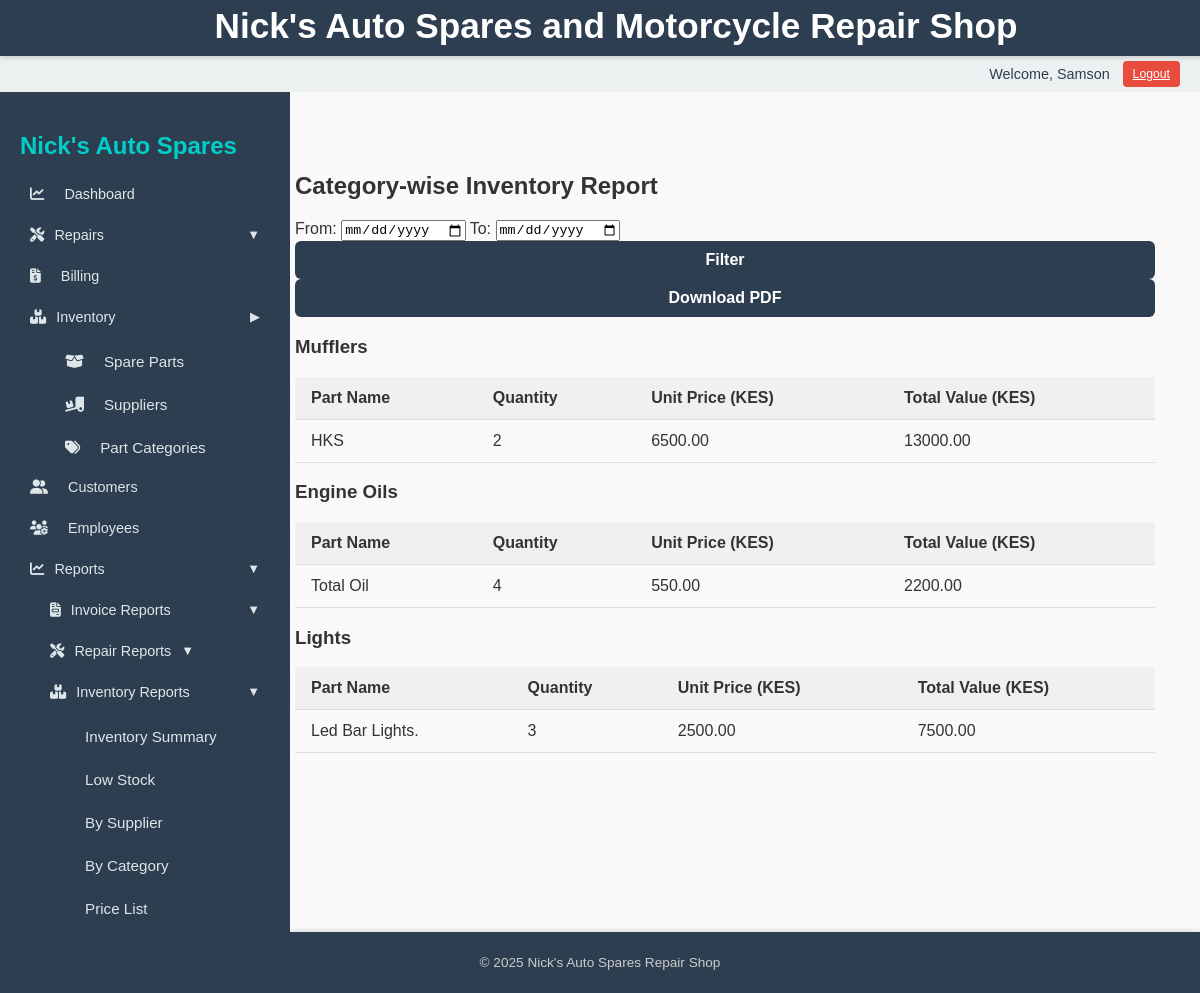
The page /reports/inventory/category-inventory/ (signed in) on the database its author committed.
### inventory/models.py (models this page shows, shortened)
class SparePart(models.Model):
    name = models.CharField(max_length=100)
    part_number = models.CharField(max_length=50, blank=True, null=True)
    category = models.ForeignKey(PartCategory, on_delete=models.SET_NULL, null=True, blank=True)
    quantity = models.PositiveIntegerField()
    price = models.DecimalField(max_digits=10, decimal_places=2)
    supplier = models.ForeignKey('Supplier', on_delete=models.SET_NULL, null=True, blank=True)
    date_added = models.DateTimeField(auto_now_add=True)

class PartCategory(models.Model):
    name = models.CharField(max_length=50, unique=True)

### reports/views.py (the view)
# urls.py: path("inventory/category-inventory/", views.category_inventory_report, name="category_inventory_report"),
@login_required
def category_inventory_report(request):
    from_date, to_date = parse_date_range(request)
    parts = SparePart.objects.select_related("category").all()
    if from_date:
        parts = parts.filter(date_added__date__gte=from_date)
    if to_date:
        parts = parts.filter(date_added__date__lte=to_date)
    category_parts = defaultdict(list)
    for part in parts:
        part.total_value = part.quantity * part.price
        cat_name = part.category.name if part.category else "Uncategorized"
        category_parts[cat_name].append(part)
    context = {
        "category_parts": dict(category_parts),
        "from_date": from_date,
        "to_date": to_date
    }
    if request.GET.get("format") == "pdf":
        return render_pdf_view(
            "reports/inventory_reports/category_inventory_report_pdf.html",
            context,
            "category-inventory.pdf"
        )
    return render(request, "reports/inventory_reports/category_inventory_report.html", context)

### reports/utils.py (called while the page is built)
def parse_date_range(request):
    from_date = request.GET.get("from")
    to_date = request.GET.get("to")
    try:
        from_date = datetime.datetime.strptime(from_date, "%Y-%m-%d").date() if from_date else None
        to_date = datetime.datetime.strptime(to_date, "%Y-%m-%d").date() if to_date else None
    except ValueError:
        from_date = to_date = None
    return from_date, to_date

### templates/reports/inventory_reports/category_inventory_report.html
{% extends "base_dashboard.html" %}
{% block content %}
<h2>Category-wise Inventory Report</h2>
<form method="get">
    <label>From: <input type="date" name="from" value="{{ from_date }}"></label>
    <label>To: <input type="date" name="to" value="{{ to_date }}"></label>
    <button type="submit" class="btn">Filter</button>
    {% if category_parts %}
    <button type="submit" name="format" value="pdf" class="btn">Download PDF</button>
    {% endif %}
</form>
{% if category_parts %}
{% for category, parts in category_parts.items %}
    <h3>{{ category|default:"Uncategorized" }}</h3>
    <table class="styled-table">
        <thead>
            <tr>
                <th>Part Name</th>
                <th>Quantity</th>
                <th>Unit Price (KES)</th>
                <th>Total Value (KES)</th>
            </tr>
        </thead>
        <tbody>
            {% for part in parts %}
            <tr>
                <td>{{ part.name }}</td>
                <td>{{ part.quantity }}</td>
                <td>{{ part.price|floatformat:2 }}</td>
                <td>{{ part.total_value|floatformat:2 }}</td>
            </tr>
            {% endfor %}
        </tbody>
    </table>
{% endfor %}
{% else %}
<p>No inventory data found for the selected date range.</p>
{% endif %}
{% endblock %}

### templates/base_dashboard.html (shortened to what this page needs)
{% load static %}
<!DOCTYPE html>
<html lang="en">
<head>
    <link rel="stylesheet" href="{% static 'css/styles.css' %}">
    <link rel="stylesheet" href="https://cdnjs.cloudflare.com/ajax/libs/font-awesome/6.5.0/css/all.min.css" />
    <link rel="stylesheet" href="https://cdnjs.cloudflare.com/ajax/libs/font-awesome/6.5.0/css/all.min.css">
</head>
<body>
    <header>
        <h1>Nick's Auto Spares and Motorcycle Repair Shop</h1>
    </header>
    <nav class="user-nav">
        {% if user.is_authenticated %}
            <span class="username">Welcome, {{ user.username }}</span>
            <form method="post" action="{% url 'logout' %}">
                <button type="submit" class="logout-button">Logout</button>
            </form>
        {% else %}
            <a href="{% url 'login' %}" class="button">Login</a>
        {% endif %}
    </nav>
    <div class="layout-container">
        <aside class="sidebar" id="sidebar">
            <h2>Nick's Auto Spares</h2>
            <a href="{% url 'reports_overview' %}" class="{% if request.path == '/reports/overview/' %}active{% endif %}">
                <i class="fas fa-chart-line"></i> Dashboard
            </a>
            <button class="toggle {% if 'repairs' in request.path or 'motorcycles' in request.path or 'motorcyclemodels' in request.path %}active{% endif %}" onclick="toggleMenu('repairsSubmenu', this)">
                <i class="fas fa-tools"></i> Repairs
                <span class="chevron" style="margin-left:auto;">&#9660;</span>
            </button>
            <a href="{% url 'invoice_list' %}" class="{% if 'billing' in request.path %}active{% endif %}">
                <i class="fas fa-file-invoice-dollar"></i> Billing
            </a>
            <button class="toggle {% if 'inventory' in request.path or 'suppliers' in request.path or 'partcategory' in request.path %}active{% endif %}" onclick="toggleMenu('inventorySubmenu', this)">
                <i class="fas fa-boxes"></i> Inventory
                <span class="chevron" style="margin-left:auto;">&#9654;</span>
            </button>
            <div id="inventorySubmenu" class="submenu {% if 'inventory' in request.path or 'suppliers' in request.path or 'partcategory' in request.path %}show{% endif %}">
                <a href="{% url 'sparepart_list' %}" class="{% if request.path == '/inventory/' %}active{% endif %}">
                    <i class="fas fa-box-open"></i> Spare Parts
                </a>
                <a href="{% url 'supplier_list' %}" class="{% if request.path == '/inventory/suppliers/' %}active{% endif %}">
                    <i class="fas fa-truck-loading"></i> Suppliers
                </a>
                <a href="{% url 'partcategory_list' %}" class="{% if request.path == '/inventory/partcategory/' %}active{% endif %}">
                    <i class="fas fa-tags"></i> Part Categories
                </a>
            </div>
            <a href="{% url 'customer_list' %}" class="{% if 'customers' in request.path %}active{% endif %}">
                <i class="fas fa-user-friends"></i> Customers
            </a>
            <a href="{% url 'employee_list' %}" class="{% if 'employees' in request.path %}active{% endif %}">
                <i class="fas fa-users-cog"></i> Employees
            </a>
            <button class="toggle {% if '/reports/' in request.path %}active{% endif %}" onclick="toggleMenu('reportsSubmenu', this)">
                <i class="fas fa-chart-line"></i> Reports
                <span class="chevron" style="margin-left:auto;">&#9660;</span>
            </button>
            <div id="reportsSubmenu" class="submenu {% if '/reports/' in request.path %}show{% endif %}">
                <button class="toggle {% if '/reports/invoices/' in request.path %}active{% endif %}" onclick="toggleMenu('invoiceReportsSubmenu', this)">
                    <i class="fas fa-file-invoice"></i> Invoice Reports
                    <span class="chevron" style="margin-left:auto;">&#9660;</span>
                </button>
                <button class="toggle {% if '/reports/repairs/' in request.path %}active{% endif %}" onclick="toggleMenu('repairReportsSubmenu', this)">
                    <i class="fas fa-tools"></i> Repair Reports
                    <span class="chevron">&#9660;</span>
                </button>
                <button class="toggle {% if '/reports/inventory/' in request.path %}active{% endif %}" onclick="toggleMenu('inventoryReportsSubmenu', this)">
                    <i class="fas fa-boxes-stacked"></i> Inventory Reports
                    <span class="chevron" style="margin-left:auto;">&#9660;</span>
                </button>
                <div id="inventoryReportsSubmenu" class="submenu {% if '/reports/inventory/' in request.path %}show{% endif %}">
                    <a href="{% url 'inventory_summary_report' %}">Inventory Summary</a>
                    <a href="{% url 'low_stock_report' %}">Low Stock</a>
                    <a href="{% url 'supplier_inventory_report' %}">By Supplier</a>
                    <a href="{% url 'category_inventory_report' %}">By Category</a>
                    <a href="{% url 'price_list_report' %}">Price List</a>
                </div>
            </div>
        </aside>
    <main class="main-content">
        <div class="content-wrapper">
            {% block content %}
            {% endblock %}
        </div>
    </main>
    </div>
    <footer>
        <p>&copy; 2025 Nick's Auto Spares Repair Shop</p>
    </footer>
</body>
</html>

### static/css/styles.css (style rules this page uses)
body { font-family: Arial, sans-serif; background-color: #f9f9f9; color: #333; margin: 0; padding: 0; }
h1 { text-align: center; margin-top: 20px; }
button.btn { width: 100%; padding: 10px; background-color: #2c3e50; color: white; font-weight: bold; border: none; border-radius: 6px; cursor: pointer; font-size: 16px; }
header { background-color: #2c3e50; color: white; padding: 1rem; text-align: center; }
nav.user-nav { background-color: #ecf0f1; padding: 10px 20px; text-align: right; }
main { padding: 20px; }
footer { background-color: #2c3e50; color: white; text-align: center; padding: 10px; margin-top: 40px; }
.button, .logout-button, input[type="submit"], button { background-color: #2c3e50; color: white; border: none; padding: 6px 12px; text-decoration: none; border-radius: 4px; cursor: pointer; font-size: 0.9rem; }
.logout-button { background: none; color: blue; border: none; padding: 0; text-decoration: underline; font-size: 1rem; }
.styled-table { width: 100%; border-collapse: collapse; margin-top: 10px; }
.styled-table th, .styled-table td { padding: 12px 16px; border-bottom: 1px solid #ddd; text-align: left; }
.styled-table thead { background-color: #f0f0f0; font-weight: bold; }

### templates/base_dashboard.html (style rules this page uses)
body { margin: 0; font-family: Arial, sans-serif; height: 100vh; }
.sidebar { width: 250px; background-color: #2c3e50; color: #fff; padding: 20px; height: 100vh; overflow-y: auto; }
.sidebar h2 { color: #00cec9; margin-bottom: 1rem; }
.sidebar a, .sidebar button.toggle { display: flex; align-items: center; gap: 10px; padding: 10px; color: #dfe6e9; text-decoration: none; margin-bottom: 5px; background: none; border: none; text-align: left; width: 100%; cursor: pointer; font-size: 0.9em;; }
.sidebar a:hover, .sidebar .active, .sidebar button.toggle:hover { background-color: #2980b9; color: #2d3436; }
.sidebar:not(.hidden) { transform: translateX(0); }
.sidebar a i { margin-right: 10px; }
.layout-container { display: grid; grid-template-columns: 250px 1fr; min-height: calc(100vh - 56px - 36px); margin-top: 92px; }
.main-content { display: flex; justify-content: center; align-items: flex-start; padding: 40px 20px; overflow-y: auto; width: 100%; box-sizing: border-box; }
.content-wrapper { width: 100%; max-width: 900px; padding: 20px; box-sizing: border-box; }
.submenu { display: none; flex-direction: column; margin-left: 20px; }
.submenu a { font-size: 0.95em; padding-left: 25px; margin: 3px 0; }
.submenu.show { display: flex; }
.chevron { font-size: 0.9em; transition: transform 0.2s ease; }
.user-nav { position: fixed; top: 56px; left: 0; width: 100%; height: 36px; background-color: #2c3e50; color: #2c3e50; padding: 0 1rem; display: flex; justify-content: flex-end; align-items: center; gap: 0.8rem; font-size: 0.9em; box-sizing: border-box; z-index: 999; transition: transform 0.3s ease; will-change: transform; }
.user-nav .username { font-weight: 500; }
.logout-button, .user-nav .button { background-color: #e74c3c; color: #fff; border: none; padding: 6px 10px; cursor: pointer; font-size: 0.85em; border-radius: 4px; }
header { position: fixed; top: 0; left: 0; width: 100%; height: 56px; background-color: #2c3e50; color: #fff; padding: 0 1rem; display: flex; align-items: center; justify-content: center; z-index: 1000; font-size: 1.1em; font-weight: 600; box-shadow: 0 2px 5px rgba(0,0,0,0.15); transition: transform 0.3s ease; will-change: transform; }
footer { background-color: #2c3e50; color: #ccc; text-align: center; padding: 0.6rem; font-size: 0.85em; margin-top: auto; box-shadow: 0 -2px 4px rgba(0,0,0,0.1); }

### rows shown on the page
SparePart: name "Mufflers", name "HKS", quantity "2", price "6500.00", total_value "13000.00"
SparePart: name "Engine Oils", name "Total Oil", quantity "4", price "550.00", total_value "2200.00"
SparePart: name "Lights", name "Led Bar Lights.", quantity "3", price "2500.00", total_value "7500.00"

### other values the page prints
{{ user.username }} "Samson"
